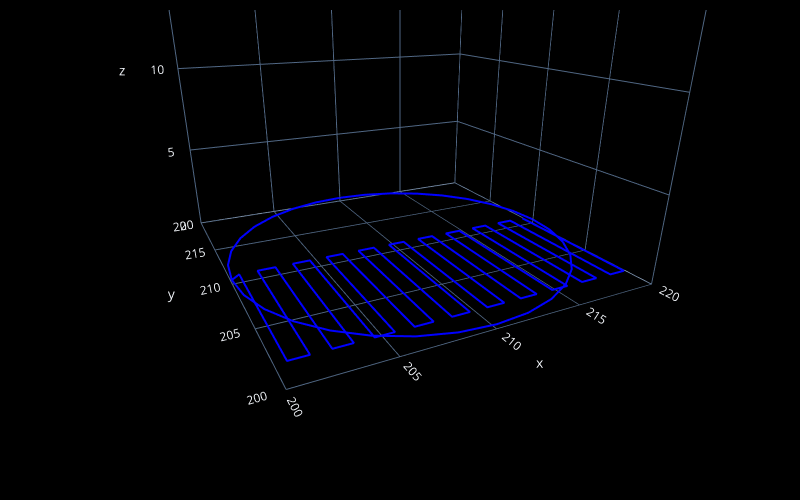
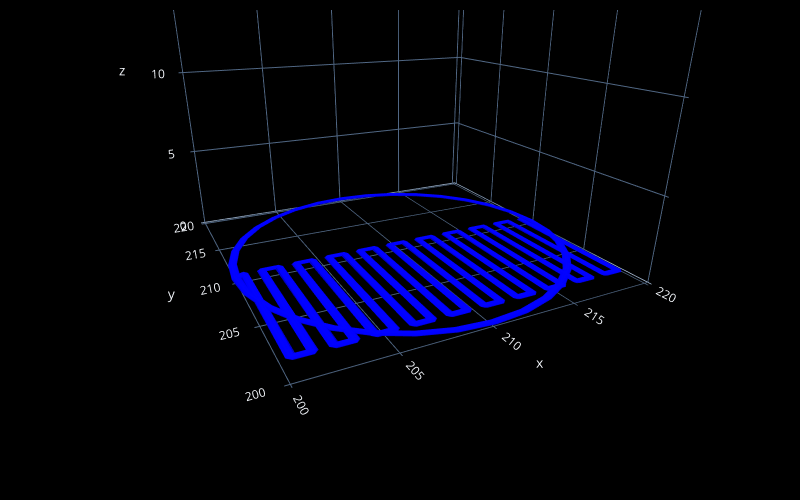

The notebook cell these images were saved under, in order:
### Code cell
# preview the design

fc.transform(steps, 'plot', fc.PlotControls(style='line', zoom=0.7))
# hover the cursor over the lines in the plot to check xyz positions of the points in the design

# uncomment the next line to create a plot with real heights/widths for extruded lines to preview the real 3D printed geometry
fc.transform(steps, 'plot', fc.PlotControls(style='tube', zoom=0.7, initialization_data={'extrusion_width': EW, 'extrusion_height': EH}))

# uncomment the next line to create a neat preview (click the top-left button in the plot for a .png file) - post and tag @FullControlXYZ :)
# fc.transform(steps, 'plot', fc.PlotControls(neat_for_publishing=True, zoom=0.5, initialization_data={'extrusion_width': EW, 'extrusion_height': EH}))

### Figure 1 — Plotly figure (JSON) as saved in the notebook; plotly's stock layout.template omitted (floating-point values rounded to 4 significant figures)
{"data": [{"line": {"color": ["rgb(0.00, 0.00, 255.00)", "rgb(0.00, 0.00, 255.00)", "rgb(0.00, 0.00, 255.00)", "rgb(0.00, 0.00, 255.00)", "rgb(0.00, 0.00, 255.00)", "rgb(0.00, 0.00, 255.00)", "rgb(0.00, 0.00, 255.00)", "rgb(0.00, 0.00, 255.00)", "rgb(0.00, 0.00, 255.00)", "rgb(0.00, 0.00, 255.00)", "rgb(0.00, 0.00, 255.00)", "rgb(0.00, 0.00, 255.00)", "rgb(0.00, 0.00, 255.00)", "rgb(0.00, 0.00, 255.00)", "rgb(0.00, 0.00, 255.00)", "rgb(0.00, 0.00, 255.00)", "rgb(0.00, 0.00, 255.00)", "rgb(0.00, 0.00, 255.00)", "rgb(0.00, 0.00, 255.00)", "rgb(0.00, 0.00, 255.00)", "rgb(0.00, 0.00, 255.00)", "rgb(0.00, 0.00, 255.00)", "rgb(0.00, 0.00, 255.00)", "rgb(0.00, 0.00, 255.00)", "rgb(0.00, 0.00, 255.00)", "rgb(0.00, 0.00, 255.00)", "rgb(0.00, 0.00, 255.00)", "rgb(0.00, 0.00, 255.00)", "rgb(0.00, 0.00, 255.00)", "rgb(0.00, 0.00, 255.00)", "rgb(0.00, 0.00, 255.00)", "rgb(0.00, 0.00, 255.00)", "rgb(0.00, 0.00, 255.00)", "rgb(0.00, 0.00, 255.00)", "rgb(0.00, 0.00, 255.00)", "rgb(0.00, 0.00, 255.00)", "rgb(0.00, 0.00, 255.00)", "rgb(0.00, 0.00, 255.00)", "rgb(0.00, 0.00, 255.00)", "rgb(0.00, 0.00, 255.00)", "rgb(0.00, 0.00, 255.00)", "rgb(0.00, 0.00, 255.00)", "rgb(0.00, 0.00, 255.00)", "rgb(0.00, 0.00, 255.00)", "rgb(0.00, 0.00, 255.00)", "rgb(0.00, 0.00, 255.00)", "rgb(0.00, 0.00, 255.00)", "rgb(0.00, 0.00, 255.00)", "rgb(0.00, 0.00, 255.00)", "rgb(0.00, 0.00, 255.00)", "rgb(0.00, 0.00, 255.00)", "rgb(0.00, 0.00, 255.00)", "rgb(0.00, 0.00, 255.00)", "rgb(0.00, 0.00, 255.00)", "rgb(0.00, 0.00, 255.00)", "rgb(0.00, 0.00, 255.00)", "rgb(0.00, 0.00, 255.00)", "rgb(0.00, 0.00, 255.00)", "rgb(0.00, 0.00, 255.00)", "rgb(0.00, 0.00, 255.00)", "rgb(0.00, 0.00, 255.00)", "rgb(0.00, 0.00, 255.00)", "rgb(0.00, 0.00, 255.00)", "rgb(0.00, 0.00, 255.00)", "rgb(0.00, 0.00, 255.00)", "rgb(0.00, 0.00, 255.00)", "rgb(0.00, 0.00, 255.00)", "rgb(0.00, 0.00, 255.00)", "rgb(0.00, 0.00, 255.00)", "rgb(0.00, 0.00, 255.00)", "rgb(0.00, 0.00, 255.00)", "rgb(0.00, 0.00, 255.00)", "rgb(0.00, 0.00, 255.00)"], "width": 4}, "mode": "lines", "showlegend": false, "type": "scatter3d", "x": [200, 200.2, 200.8, 201.7, 202.9, 204.4, 206.2, 208.0, 210, 212.0, 213.8, 215.6, 217.1, 218.3, 219.2, 219.8, 220, 219.8, 219.2, 218.3, 217.1, 215.6, 213.8, 212.0, 210, 208.0, 206.2, 204.4, 202.9, 201.7, 200.8, 200.2, 200, 200.5, 200.5, 201.5, 201.5, 202.5, 202.5, 203.5, 203.5, 204.5, 204.5, 205.5, 205.5, 206.5, 206.5, 207.5, 207.5, 208.5, 208.5, 209.5, 209.5, 210.5, 210.5, 211.5, 211.5, 212.5, 212.5, 213.5, 213.5, 214.5, 214.5, 215.5, 215.5, 216.5, 216.5, 217.5, 217.5, 218.5, 218.5, 219.5, 219.5], "y": [210, 208.0, 206.2, 204.4, 202.9, 201.7, 200.8, 200.2, 200, 200.2, 200.8, 201.7, 202.9, 204.4, 206.2, 208.0, 210, 212.0, 213.8, 215.6, 217.1, 218.3, 219.2, 219.8, 220, 219.8, 219.2, 218.3, 217.1, 215.6, 213.8, 212.0, 210, 210.5, 201.5, 201.5, 210.5, 210.5, 201.5, 201.5, 210.5, 210.5, 201.5, 201.5, 210.5, 210.5, 201.5, 201.5, 210.5, 210.5, 201.5, 201.5, 210.5, 210.5, 201.5, 201.5, 210.5, 210.5, 201.5, 201.5, 210.5, 210.5, 201.5, 201.5, 210.5, 210.5, 201.5, 201.5, 210.5, 210.5, 201.5, 201.5, 210.5], "z": [0.25, 0.25, 0.25, 0.25, 0.25, 0.25, 0.25, 0.25, 0.25, 0.25, 0.25, 0.25, 0.25, 0.25, 0.25, 0.25, 0.25, 0.25, 0.25, 0.25, 0.25, 0.25, 0.25, 0.25, 0.25, 0.25, 0.25, 0.25, 0.25, 0.25, 0.25, 0.25, 0.25, 0.25, 0.25, 0.25, 0.25, 0.25, 0.25, 0.25, 0.25, 0.25, 0.25, 0.25, 0.25, 0.25, 0.25, 0.25, 0.25, 0.25, 0.25, 0.25, 0.25, 0.25, 0.25, 0.25, 0.25, 0.25, 0.25, 0.25, 0.25, 0.25, 0.25, 0.25, 0.25, 0.25, 0.25, 0.25, 0.25, 0.25, 0.25, 0.25, 0.25]}, {"marker": {"color": "red", "size": 2}, "mode": "markers", "showlegend": false, "type": "scatter3d", "x": [], "y": [], "z": []}], "layout": {"height": 500, "margin": {"b": 10, "l": 10, "pad": 4, "r": 10, "t": 10}, "paper_bgcolor": "black", "scene": {"aspectmode": "cube", "camera": {"center": {"x": 0, "y": 0, "z": -0.5}, "eye": {"x": -0.7143, "y": -1.429, "z": 0.2143}}, "xaxis": {"backgroundcolor": "black", "nticks": 10, "range": [200.0, 220.0]}, "yaxis": {"backgroundcolor": "black", "nticks": 10, "range": [200.0, 220.0]}, "zaxis": {"backgroundcolor": "black", "nticks": 10, "range": [0, 20.0]}}, "width": 800}}

### Figure 2 — Plotly figure (JSON) as saved in the notebook; plotly's stock layout.template omitted (floating-point values rounded to 4 significant figures; data arrays with more than 128 entries replaced by an {"elided": "..."} marker saying what was removed)
{"data": [{"i": {"elided": "896 int values"}, "j": {"elided": "896 int values"}, "k": {"elided": "896 int values"}, "type": "mesh3d", "vertexcolor": {"elided": "452 str values"}, "x": {"elided": "452 float values"}, "y": {"elided": "452 float values"}, "z": {"elided": "452 float values"}}, {"marker": {"color": "red", "size": 2}, "mode": "markers", "showlegend": false, "type": "scatter3d", "x": [], "y": [], "z": []}], "layout": {"height": 500, "margin": {"b": 10, "l": 10, "pad": 4, "r": 10, "t": 10}, "paper_bgcolor": "black", "scene": {"aspectmode": "cube", "camera": {"center": {"x": 0, "y": 0, "z": -0.5}, "eye": {"x": -0.7143, "y": -1.429, "z": 0.2143}}, "xaxis": {"backgroundcolor": "black", "nticks": 10, "range": [199.7, 220.3]}, "yaxis": {"backgroundcolor": "black", "nticks": 10, "range": [199.7, 220.3]}, "zaxis": {"backgroundcolor": "black", "nticks": 10, "range": [0, 20.5]}}, "width": 800}}
